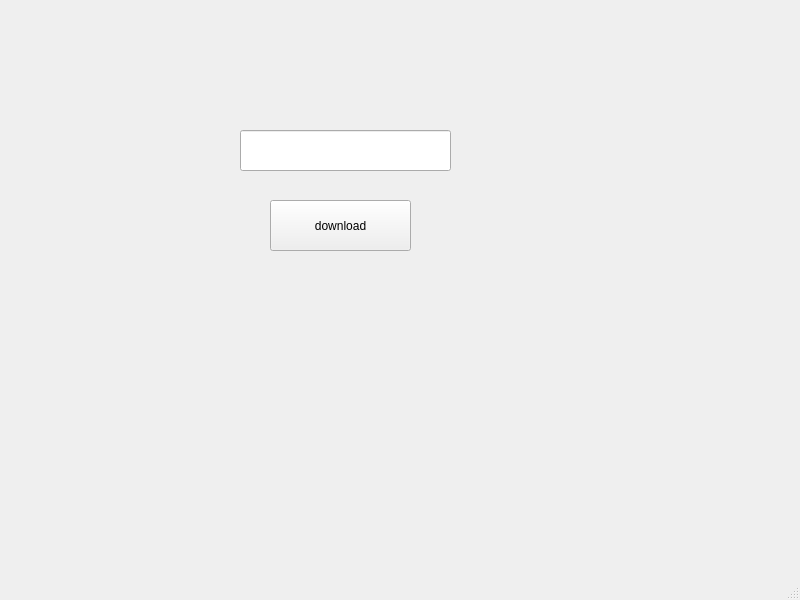
<?xml version="1.0" encoding="UTF-8"?>
<ui version="4.0">
 <class>download</class>
 <widget class="QMainWindow" name="download">
  <property name="geometry">
   <rect>
    <x>0</x>
    <y>0</y>
    <width>800</width>
    <height>600</height>
   </rect>
  </property>
  <property name="windowTitle">
   <string>MainWindow</string>
  </property>
  <widget class="QWidget" name="centralwidget">
   <widget class="QLineEdit" name="line">
    <property name="geometry">
     <rect>
      <x>240</x>
      <y>130</y>
      <width>211</width>
      <height>41</height>
     </rect>
    </property>
   </widget>
   <widget class="QPushButton" name="pushButton">
    <property name="geometry">
     <rect>
      <x>270</x>
      <y>200</y>
      <width>141</width>
      <height>51</height>
     </rect>
    </property>
    <property name="text">
     <string>download</string>
    </property>
   </widget>
  </widget>
  <widget class="QMenuBar" name="menubar">
   <property name="geometry">
    <rect>
     <x>0</x>
     <y>0</y>
     <width>800</width>
     <height>21</height>
    </rect>
   </property>
  </widget>
  <widget class="QStatusBar" name="statusbar"/>
 </widget>
 <resources/>
 <connections/>
</ui>
